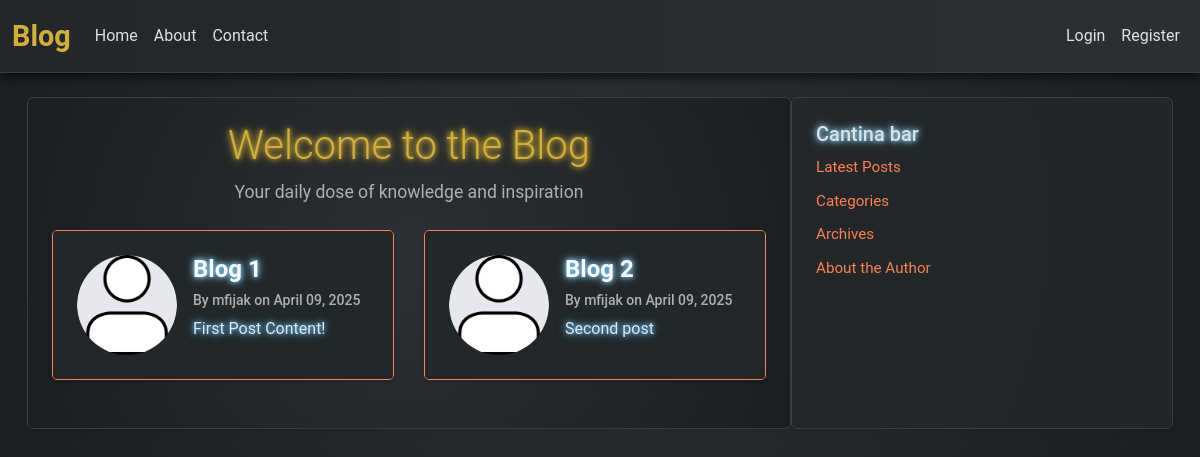
Before: / with the older database file.
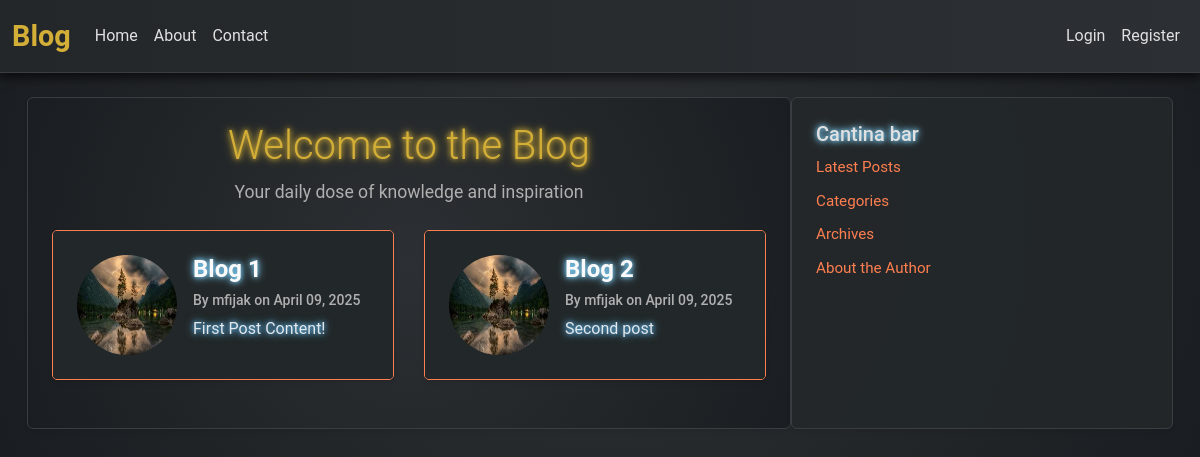
After: the same page with the newer database file.
### blog/models.py (models this page shows, shortened)
class Post(models.Model):
    title = models.CharField(max_length=100)
    content = models.TextField()
    date_posted = models.DateTimeField(default=timezone.now)
    author = models.ForeignKey(User, on_delete=models.CASCADE)

### users/models.py (models this page shows, shortened)
class Profile(models.Model):
    user = models.OneToOneField(User, on_delete=models.CASCADE)
    image = models.ImageField(default='default.jpg', upload_to='profile_pics')

### blog/views.py (the view)
def home(request):
    context = {
        'posts': posts,
        'title': 'Home'
    }
    return render(request, 'blog/home.html', context)

### blog/templates/blog/home.html
{% extends "blog/base.html" %}
{% with title="Home" %}
{% block content %}
<div class="text-center mb-4">
    <h1 class="display-6">Welcome to the Blog</h1>
    <p class="text-muted">Your daily dose of knowledge and inspiration</p>
</div>
<div class="row">
    {% for post in posts %}
        <div class="col-md-6 mb-4">
            <div class="card">
                <div class="card-body d-flex align-items-start">
                    <img class="rounded-circle me-3" src="{{ post.author.profile.image.url }}" alt="{{ post.title }}" style="width: 100px; height: 100px;">
                    <div>
                        <h2 class="card-title">{{ post.title }}</h2>
                        <h6 class="card-subtitle mb-2 text-muted">By {{ post.author }} on {{ post.date_posted|date:"F d, Y" }}</h6>
                        <p class="card-text">{{ post.content }}</p>
                    </div>
                </div>
            </div>
        </div>
    {% endfor %}
</div>
{% endblock content %}
{% endwith %}

### blog/templates/blog/base.html (shortened to what this page needs)
{% load static %}
<!DOCTYPE html>
<html lang="en">
<head>
    <link href="https://cdn.jsdelivr.net/npm/bootstrap@5.3.5/dist/css/bootstrap.min.css" rel="stylesheet">
    <link rel="stylesheet" type="text/css" href="{% static 'blog/main.css' %}">
    {% if title == "Home" %}
        <link rel="stylesheet" type="text/css" href="{% static 'blog/home.css' %}">
    {% endif %}
</head>
<body>
    <nav class="navbar navbar-expand-lg navbar-light bg-light">
        <div class="container-fluid">
            <a class="navbar-brand" href="{% url 'blog-home' %}">Blog</a>
            <div class="collapse navbar-collapse" id="navbarNav">
                <ul class="navbar-nav me-auto">
                    <li class="nav-item">
                        <a class="nav-link" href="{% url 'blog-home' %}">Home</a>
                    </li>
                    <li class="nav-item">
                        <a class="nav-link" href="{% url 'blog-about' %}">About</a>
                    </li>
                    <li class="nav-item">
                        <a class="nav-link" href="#">Contact</a>
                    </li>
                </ul>
                <ul class="navbar-nav ms-auto">
                    {% if user.is_authenticated %}
                    <li class="nav-item">
                        <a class="nav-link" href="{% url 'profile' %}">Profile</a>
                    </li>
                    <li class="nav-item">
                        <form method="POST" action="{% url 'logout' %}" style="display: inline;">
                            {% csrf_token %}
                            <button type="submit" class="btn btn-link nav-link">Logout</button>
                        </form>
                    </li>
                    {% else %}
                        <li class="nav-item">
                            <a class="nav-link" href="{% url 'login' %}">Login</a>
                        </li>
                        <li class="nav-item">
                            <a class="nav-link" href="{% url 'register' %}">Register</a>
                        </li>
                    {% endif %}
                </ul>
            </div>
        </div>
    </nav>
    <div class="container my-4">
        <div class="row">
            <main class="col-md-8 p-4 rounded blog-background shadow-sm">
                {% block content %}
                {% endblock %}
            </main>
            <aside class="col-md-4 p-4 blog-sidebar-background rounded shadow-sm">
                <h2 class="h5">Cantina bar</h2>
                <ul class="list-unstyled">
                    <li><a href="#" class="text-decoration-none">Latest Posts</a></li>
                    <li><a href="#" class="text-decoration-none">Categories</a></li>
                    <li><a href="#" class="text-decoration-none">Archives</a></li>
                    <li><a href="#" class="text-decoration-none">About the Author</a></li>
                </ul>
            </aside>
        </div>
    </div>
</body>
</html>

### blog/static/blog/main.css (style rules this page uses)
body { font-family: 'Roboto', sans-serif; line-height: 1.6; background: radial-gradient(circle, #2c2f33, #23272a, #1a1d21); color: #e0e0e0; margin: 0; padding: 0; overflow-x: hidden; }
.navbar { background: linear-gradient(90deg, #23272a, #2c2f33); box-shadow: 0 4px 10px rgba(0, 0, 0, 0.7); border-bottom: 1px solid #3a3d42; }
.navbar-brand { font-weight: bold; font-size: 1.8rem; color: #d4af37; }
.nav-link { font-size: 1rem; color: #e0e0e0; transition: color 0.3s ease, text-shadow 0.3s ease; }
main { background: rgba(35, 39, 42, 0.9); border: 1px solid #3a3d42; color: #e0e0e0; padding: 1rem; box-shadow: 0 4px 10px rgba(0, 0, 0, 0.7); }
main h1 { font-size: 2.5rem; color: #d4af37; text-shadow: 0 0 5px #d4af37, 0 0 10px #d4af37; }
main p { font-size: 1.1rem; color: #c0c0c0; }
aside { background: rgba(35, 39, 42, 0.9); border: 1px solid #3a3d42; color: #e0e0e0; padding: 1rem; box-shadow: 0 4px 10px rgba(0, 0, 0, 0.7); }
aside h2 { font-size: 1.5rem; color: #80d4ff; text-shadow: 0 0 5px #80d4ff, 0 0 10px #80d4ff; margin-bottom: 1rem; }
aside ul { padding: 0; list-style: none; }
aside ul li { margin-bottom: 0.5rem; }
aside ul li a { color: #ff7f50; font-size: 0.95rem; transition: color 0.3s ease, text-shadow 0.3s ease; }
.shadow-sm { box-shadow: 0 2px 4px rgba(0, 0, 0, 0.6); }
.rounded { border-radius: 0.25rem; }
.text-muted { color: #b0b0b0 !important; }
.text-decoration-none { text-decoration: none !important; }
.blog-background { background: radial-gradient(circle, #2c2f33, #23272a, #1a1d21); padding: 2rem; border-radius: 0.5rem; box-shadow: 0 4px 10px rgba(0, 0, 0, 0.7); }
.blog-sidebar-background { background: rgba(35, 39, 42, 0.9); padding: 1rem; border-radius: 0.5rem; box-shadow: 0 4px 10px rgba(0, 0, 0, 0.7); }

### blog/static/blog/home.css (style rules this page uses)
.row { display: flex; flex-wrap: wrap; margin: 0 -15px; }
.col-md-6 { flex: 0 0 50%; max-width: 50%; padding: 0 15px; box-sizing: border-box; }
.mb-4 { margin-bottom: 1.5rem; }
.card { border: 1px solid #ff7f50;; border-radius: 5px; box-shadow: 0 2px 4px rgba(0, 0, 0, 0.1); overflow: hidden; background-color: rgba(35, 39, 42, 0.9); }
.card-body { padding: 1.5rem; background-color: rgba(35, 39, 42, 0.9); }
.card-title { font-size: 1.5rem; font-weight: bold; margin-bottom: 0.75rem; color: #fafafa; text-shadow: 0 0 5px #80d4ff, 0 0 10px #80d4ff; }
.card-subtitle { font-size: 0.875rem; color: #6c757d; margin-bottom: 1rem; }
.card-text { font-size: 1rem; color: #e2e8ec; text-shadow: 0 0 5px #66c2ff, 0 0 10px #66c2ff; line-height: 1.5; }

Changed rows visible on the page:
changed through a linked row, Post "Blog 1": author.profile.image: a different picture
changed through a linked row, Post "Blog 2": author.profile.image: a different picture
